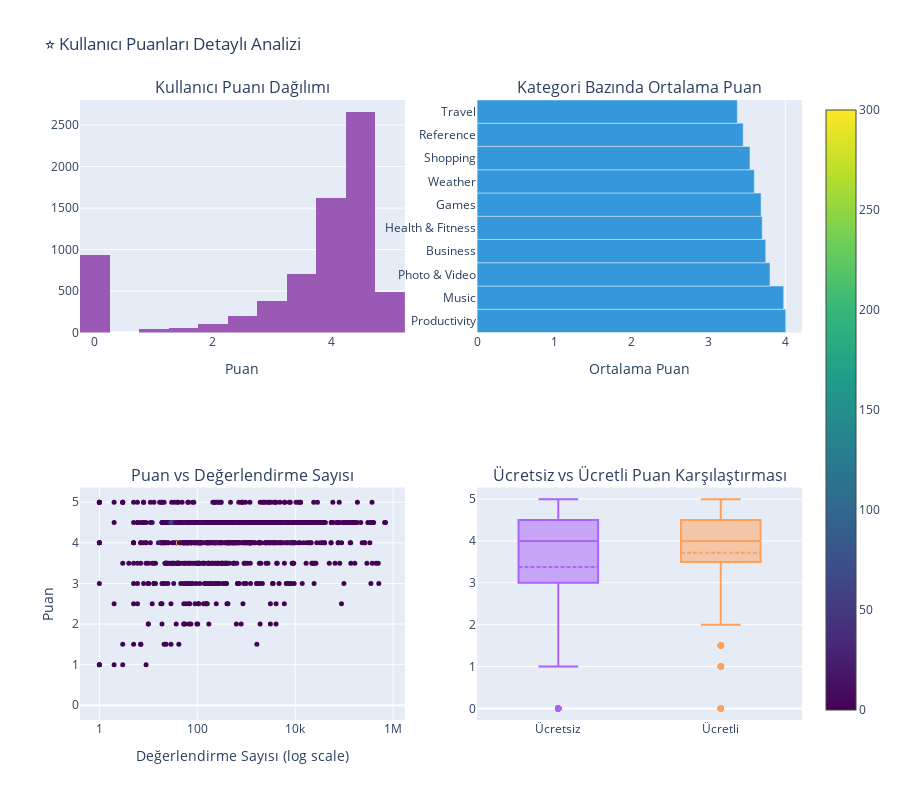

The notebook cell saved with this chart:
### Markdown cell above
### 4.3 Kullanıcı Puanları Analizi

### Code cell
# Puan dağılımı
fig = make_subplots(
    rows=2, cols=2,
    subplot_titles=(
        'Kullanıcı Puanı Dağılımı',
        'Kategori Bazında Ortalama Puan',
        'Puan vs Değerlendirme Sayısı',
        'Ücretsiz vs Ücretli Puan Karşılaştırması'
    )
)

# 1. Puan dağılımı histogramı
fig.add_trace(
    go.Histogram(
        x=df_apps['user_rating'],
        nbinsx=20,
        marker_color='#9b59b6',
        name='Puan Dağılımı'
    ),
    row=1, col=1
)

# 2. Kategori bazında ortalama puan
category_ratings = df_apps.groupby('prime_genre')['user_rating'].mean().sort_values(ascending=False).head(10)
fig.add_trace(
    go.Bar(
        x=category_ratings.values,
        y=category_ratings.index,
        orientation='h',
        marker_color='#3498db',
        name='Ortalama Puan'
    ),
    row=1, col=2
)

# 3. Puan vs Değerlendirme sayısı scatter
sample_data = df_apps.sample(min(1000, len(df_apps)))
fig.add_trace(
    go.Scatter(
        x=sample_data['rating_count_tot'],
        y=sample_data['user_rating'],
        mode='markers',
        marker=dict(
            size=5,
            color=sample_data['price'],
            colorscale='viridis',
            showscale=True
        ),
        name='Apps'
    ),
    row=2, col=1
)

# 4. Ücretsiz vs Ücretli box plot
df_apps['is_free'] = df_apps['price'] == 0
for is_free, name in [(True, 'Ücretsiz'), (False, 'Ücretli')]:
    data = df_apps[df_apps['is_free'] == is_free]['user_rating']
    fig.add_trace(
        go.Box(
            y=data,
            name=name,
            boxmean=True
        ),
        row=2, col=2
    )

fig.update_layout(
    title_text='⭐ Kullanıcı Puanları Detaylı Analizi',
    height=800,
    showlegend=False
)

fig.update_xaxes(title_text='Puan', row=1, col=1)
fig.update_xaxes(title_text='Ortalama Puan', row=1, col=2)
fig.update_xaxes(title_text='Değerlendirme Sayısı (log scale)', type='log', row=2, col=1)
fig.update_yaxes(title_text='Puan', row=2, col=1)

fig.show()

### Figure 1 — Plotly figure (JSON) as saved in the notebook; plotly's stock layout.template omitted (floating-point values rounded to 4 significant figures; data arrays with more than 128 entries replaced by an {"elided": "..."} marker saying what was removed)
{"data": [{"marker": {"color": "#9b59b6"}, "name": "Puan Dağılımı", "nbinsx": 20, "type": "histogram", "x": {"elided": "7197 float values"}, "xaxis": "x", "yaxis": "y"}, {"marker": {"color": "#3498db"}, "name": "Ortalama Puan", "orientation": "h", "type": "bar", "x": [4.006, 3.978, 3.801, 3.746, 3.7, 3.685, 3.597, 3.541, 3.453, 3.377], "xaxis": "x2", "y": ["Productivity", "Music", "Photo & Video", "Business", "Health & Fitness", "Games", "Weather", "Shopping", "Reference", "Travel"], "yaxis": "y2"}, {"marker": {"color": {"elided": "1000 float values"}, "colorscale": [[0, "#440154"], [0.1111, "#482878"], [0.2222, "#3e4989"], [0.3333, "#31688e"], [0.4444, "#26828e"], [0.5556, "#1f9e89"], [0.6667, "#35b779"], [0.7778, "#6ece58"], [0.8889, "#b5de2b"], [1, "#fde725"]], "showscale": true, "size": 5}, "mode": "markers", "name": "Apps", "type": "scatter", "x": {"elided": "1000 int values"}, "xaxis": "x3", "y": {"elided": "1000 float values"}, "yaxis": "y3"}, {"boxmean": true, "name": "Ücretsiz", "type": "box", "xaxis": "x4", "y": {"elided": "4056 float values"}, "yaxis": "y4"}, {"boxmean": true, "name": "Ücretli", "type": "box", "xaxis": "x4", "y": {"elided": "3141 float values"}, "yaxis": "y4"}], "layout": {"annotations": [{"font": {"size": 16}, "showarrow": false, "text": "Kullanıcı Puanı Dağılımı", "x": 0.225, "xanchor": "center", "xref": "paper", "y": 1, "yanchor": "bottom", "yref": "paper"}, {"font": {"size": 16}, "showarrow": false, "text": "Kategori Bazında Ortalama Puan", "x": 0.775, "xanchor": "center", "xref": "paper", "y": 1, "yanchor": "bottom", "yref": "paper"}, {"font": {"size": 16}, "showarrow": false, "text": "Puan vs Değerlendirme Sayısı", "x": 0.225, "xanchor": "center", "xref": "paper", "y": 0.375, "yanchor": "bottom", "yref": "paper"}, {"font": {"size": 16}, "showarrow": false, "text": "Ücretsiz vs Ücretli Puan Karşılaştırması", "x": 0.775, "xanchor": "center", "xref": "paper", "y": 0.375, "yanchor": "bottom", "yref": "paper"}], "height": 800, "showlegend": false, "title": {"text": "⭐ Kullanıcı Puanları Detaylı Analizi"}, "xaxis": {"anchor": "y", "domain": [0, 0.45], "title": {"text": "Puan"}}, "xaxis2": {"anchor": "y2", "domain": [0.55, 1], "title": {"text": "Ortalama Puan"}}, "xaxis3": {"anchor": "y3", "domain": [0, 0.45], "title": {"text": "Değerlendirme Sayısı (log scale)"}, "type": "log"}, "xaxis4": {"anchor": "y4", "domain": [0.55, 1]}, "yaxis": {"anchor": "x", "domain": [0.625, 1]}, "yaxis2": {"anchor": "x2", "domain": [0.625, 1]}, "yaxis3": {"anchor": "x3", "domain": [0, 0.375], "title": {"text": "Puan"}}, "yaxis4": {"anchor": "x4", "domain": [0, 0.375]}}}
